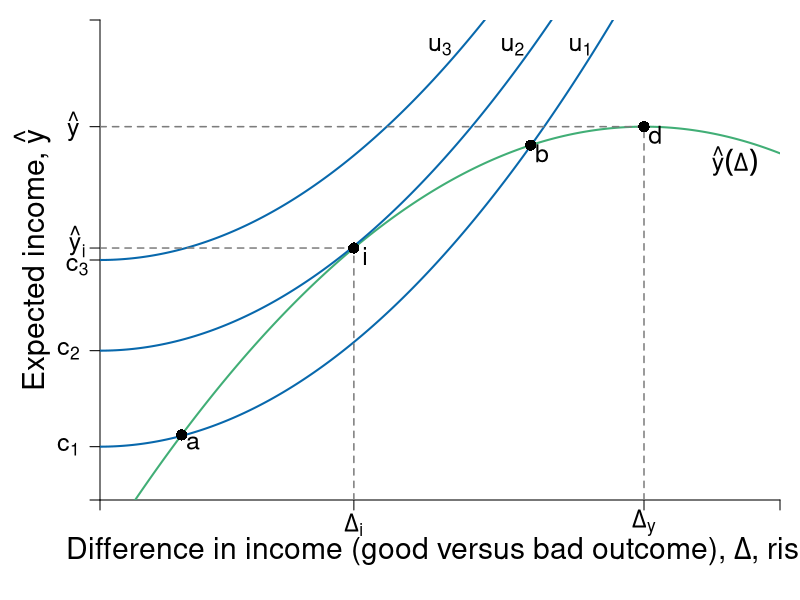

Generate this figure with R:
require(ggplot2)
require(shape)
pdf(file = "risk/risk_return.pdf", width = 9, height = 7)

# Set parameters for graphics
axislabelsize <- 1.8
labelsize <- 1.5
namesize <- 1.8
annotatesize <- 1.5
graphlinewidth <- 2
segmentlinewidth <- 1.5

COL <- c("#7fc97f", "#beaed4", "#fdc086", "#ffff99", "#386cb0", "#f0027f", "#bf5b17", "#666666")
COLA <- c("#e0f3db", "#99d8c9","#66c2a4","#41ae76", "#238b45", "#005824")
COLB <- c("#c6dbef", "#4eb3d3", "#2b8cbe", "#0868ac","#084081")
COLC <- c("#fcfbfd", "#efedf5", "#dadaeb", "#bcbddc", "#9e9ac8", "#807dba", "#6a51a3", "#54278f", "#3f007d")
grays <- gray.colors(25, start = 1, end = 0)

a <- c(2, 4, 6)
par(mar =  c(5, 5, 1, 1))
xlims <- c(0, 15)
ylims <- c(0, 18)

riskreturn <- function(g, int1 = 14, int2 = 4, coeff = 1/3){
  int1 - (int2 - (coeff)*g)^2
}

indiffA <- function(g, intercept = 3, slope = 0.125){
  intercept  + slope*g^2
}


#Plot command 
plot(0, 0, xlim = xlims, ylim = ylims, 
     type = "n",
     xlab = expression(paste("")),
     ylab = expression(paste("")), 
     axes = FALSE,
     # xlab = expression(paste("Bob's Payoff, ", u^B)),
     # ylab = expression(paste("Alfredo's Payoff, ", u^A)),
     #xaxt = "n", 
     #yaxt = "n", 
     cex.lab = axislabelsize, 
     bty = "n", 
     xaxs = "i", 
     yaxs = "i"
)



ticksy <- c(0,  2, 5.6, 9, riskreturn(g = 5.6), riskreturn(g = 12) ,ylims[2])
ylabels <- c(NA, expression(paste(c[1])), expression(paste(c[2])), NA, NA, expression(paste(hat(y) )), NA)
ticksx <- c(0, 5.6, 12, xlims[2])
xlabels <- c(NA, expression(paste(Delta[i])), expression(paste(Delta[y])), NA)

text(xlims[1] - 0.5, 8.75, expression(paste(c[3])), cex = labelsize, xpd = TRUE)
text(xlims[1] - 0.5, riskreturn(g = 5.6) + 0.25, expression(paste(hat(y)[i])), cex = labelsize, xpd = TRUE)

axis(1, at = ticksx, pos = 0, labels = xlabels, cex.axis = labelsize)
axis(2, at = ticksy, pos = 0, labels = ylabels, las = 1, cex.axis = labelsize)

mtext(expression(paste("Difference in income (good versus bad outcome), ", Delta, ", risk")), side = 1, line = 2.5, cex = axislabelsize)
text(xlims[1] - 1.5, ylims[2] - 0.5*(ylims[2] - ylims[1]), expression(paste("Expected income, ", hat(y))), xpd = TRUE, cex = axislabelsize, srt = 90) 

npts <- 500 
xx1 <- seq(xlims[1], xlims[2], length.out = npts)
lines(xx1, riskreturn(xx1), col = COLA[4], lwd = graphlinewidth, lty = 1)
lines(xx1, indiffA(xx1, intercept = 2), col = COLB[4], lwd = graphlinewidth, lty = 1)
lines(xx1, indiffA(xx1, intercept = 5.6), col = COLB[4], lwd = graphlinewidth, lty = 1)
lines(xx1, indiffA(xx1, intercept = 9), col = COLB[4], lwd = graphlinewidth, lty = 1)

segments(12, 0, 12, riskreturn(g = 12) , lty = 2, col = grays[20], lwd = segmentlinewidth)
segments(0, riskreturn(g = 12) , 12, riskreturn(g = 12) , lty = 2, col = grays[20], lwd = segmentlinewidth)
segments(5.6, 0, 5.6, riskreturn(g = 5.6), lty = 2, col = grays[20], lwd = segmentlinewidth)
segments(0, riskreturn(g = 5.6), 5.6, riskreturn(g = 5.6), lty = 2, col = grays[20], lwd = segmentlinewidth)

#Add points a, b, c and c
points(5.6, riskreturn(g = 5.6), pch = 16, col = "black", cex = 1.5)
text(5.6 + 0.25, riskreturn(g = 5.6) - 0.3, expression(i), cex = labelsize)


points(12, riskreturn(g = 12) , pch = 16, col = "black", cex = 1.5)
text(12 + 0.25, riskreturn(g = 12) - 0.3, expression(d), cex = labelsize)


points(1.8, riskreturn(g = 1.8) , pch = 16, col = "black", cex = 1.5)
text(1.8 + 0.25, riskreturn(g = 1.8) - 0.3, expression(a), cex = labelsize)


points(9.5, riskreturn(g = 9.5) , pch = 16, col = "black", cex = 1.5)
text(9.5 + 0.25, riskreturn(g = 9.5) - 0.3, expression(b), cex = labelsize)


#Label risk return schedule
text(14, 12.7, expression(paste(hat(y)(Delta))), cex = labelsize)

#Label value functions
text(10.6, 17, expression(u[1]), cex = labelsize)
text(9.1, 17, expression(u[2]), cex = labelsize)
text(7.5, 17, expression(u[3]), cex = labelsize)


dev.off()
